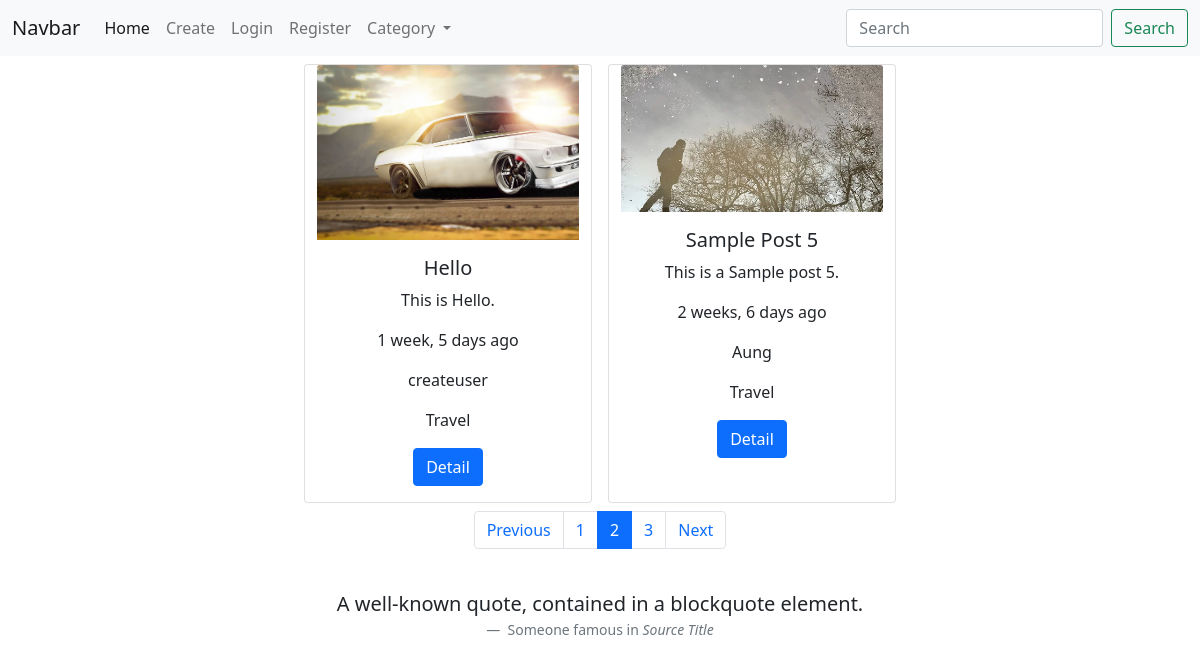
The app's page /blog/list/?page=2 with its own data.
### my_blog/models.py (models this page shows, shortened)
class PostModel(models.Model):
    id = models.AutoField(primary_key=True)
    title = models.CharField(max_length=100)
    content = models.TextField(default=None)
    image = models.ImageField(default=None)
    author = models.ForeignKey(User,on_delete=models.CASCADE)
    category = models.ForeignKey(CategoryModel, on_delete=models.CASCADE)
    created_date = models.DateTimeField(default=datetime.now)

class CategoryModel(models.Model):
    id = models.AutoField(primary_key=True)
    name = models.CharField(max_length=100)
    description = models.TextField(default=None)
    create_date = models.DateTimeField(default=datetime.now)
    def __str__(self):
        return self.name

### my_blog/views.py (the view)
# urls.py: path('list/', postlist, name="postlist"),
def postlist(request):
    if request.GET.get('search'):
        search = request.GET.get('search')
        posts = PostModel.objects.filter(
            Q(title__icontains=search) |
            Q(content__icontains=search)
        )
    elif request.GET.get('category'):
        category = request.GET.get('category')
        posts = PostModel.objects.filter(category_id=category)
    else:
        posts = PostModel.objects.all().order_by('-created_date')
    paginator = Paginator(posts,2)
    page_number = request.GET.get('page')
    page_obj = paginator.get_page(page_number)
    return render(request, 'postlist.html',{'posts': page_obj})

### util/context_processors.py (called while the page is built)
def allCategory(request):
    category = CategoryModel.objects.all()
    return {'categories':category}

### my_blog/templates/postlist.html (shortened to what this page needs)
{% extends 'base.html' %}
{% load humanize %}
{% block body%}
<center>
<div  class="container row d-flex justify-content-center">
    {% if posts %}
    {% for p in posts %}
    <div class="card col-3 m-2 shawdow-lg" style="width: 18rem;">
        {% if p.image %}
            <img src="{{p.image.url}}" class="card-img-top">
        {% endif %}
        <div class="card-body">
            <h5 class="card-title">{{p.title}}</h5>
            <p class="card-text">{{p.content}}</p>
            <p class="card-text">{{p.created_date|naturaltime }}</p>
            <p>{{p.author}}</p>
            <p>{{p.category}}</p>
            <a href="/blog/detail/{{p.id}}/" class="btn btn-primary">Detail</a>
        </div>
    </div>
    {% endfor %}
    {% else %}
        <h3 align="center" class="card">Post Not Found!</h3>
    {% endif %}
    {% if posts.has_other_pages %}
<div style="display: flex; justify-content: center;">
    <nav aria-label="Topics pagination" class="mb-4">
        <ul class="pagination">
            {% if posts.has_previous %}
            <li class="page-item">
                <a class="page-link" href="?page={{ posts.previous_page_number }}">Previous</a>
            </li>
            {% else %}
            <li class="page-item disabled">
                <span class="page-link">Previous</span>
            </li>
            {% endif %}
            {% for page_num in posts.paginator.page_range %}
            {% if posts.number == page_num %}
            <li class="page-item active">
                <span class="page-link">
                {{ page_num }}
                </span>
            </li>
            {% else %}
            <li class="page-item">
                <a class="page-link" href="?page={{ page_num }}">{{ page_num }}</a>
            </li>
            {% endif %}
            {% endfor %}
            {% if posts.has_next %}
            <li class="page-item">
                <a class="page-link" href="?page={{ posts.next_page_number }}">Next</a>
            </li>
            {% else %}
            <li class="page-item disabled">
                <span class="page-link">Next</span>
            </li>
            {% endif %}
        </ul>
    </nav>
</div>
{% endif %}
</div>
</center>
{% endblock %}

### templates/base.html (shortened to what this page needs)
<!DOCTYPE html>
<head>
    <link href="https://cdn.jsdelivr.net/npm/bootstrap@5.0.2/dist/css/bootstrap.min.css" rel="stylesheet">
</head>
<body>
    {% include 'header.html' %}
    {% block body %}
    {% endblock %}
    {% include 'footer.html' %}
</body>
</html>

### templates/header.html (shortened to what this page needs)
<nav class="navbar navbar-expand-lg navbar-light bg-light">
    <div class="container-fluid">
      <a class="navbar-brand" href="#">Navbar</a>
      <div class="collapse navbar-collapse" id="navbarSupportedContent">
        <ul class="navbar-nav me-auto mb-2 mb-lg-0">
          <li class="nav-item">
            <a class="nav-link active" href="/blog/list/">Home</a>
          </li>
          <li class="nav-item">
            <a class="nav-link" href="/blog/create/">Create</a>
          </li>
          {% if user.is_authenticated %}
          <li class="nav-item dropdown">
            <a class="nav-link dropdown-toggle" href="#" id="navbarDropdown" role="button" data-bs-toggle="dropdown" aria-expanded="false">
            {{user.username}}
            </a>
            <ul class="dropdown-menu" aria-labelledby="navbarDropdown">
              <li><a class="dropdown-item" href="#">{{user.username}}</a></li>
              <li><a class="dropdown-item" href="#">{{user.email}}</a></li>
              <li><hr class="dropdown-divider"></li>
            </ul>
          </li>
          <li><a class="dropdown-item" href="/logout">Logout</a></li>
          {% else %}
          <li class="nav-item">
            <a class="nav-link" href="/login">Login</a>
          </li>
          <li class="nav-item">
            <a class="nav-link" href="/register">Register</a>
          </li>
          {% endif %}
          <li class="nav-item dropdown">
            <a class="nav-link dropdown-toggle" href="#" id="navbarDropdown" role="button" data-bs-toggle="dropdown" aria-expanded="false">
            Category
            </a>
          </li>
        </ul>
        <form method="GET" action="{% url 'postlist' %}" class="d-flex">
          <input name="search" required class="form-control me-2" type="search" placeholder="Search" aria-label="Search">
          <button class="btn btn-outline-success" type="submit">Search</button>
        </form>
      </div>
    </div>
  </nav>

### templates/footer.html
<div class="container">
<figure class="text-center">
    <blockquote class="blockquote">
      <p>A well-known quote, contained in a blockquote element.</p>
    </blockquote>
    <figcaption class="blockquote-footer">
      Someone famous in <cite title="Source Title">Source Title</cite>
    </figcaption>
</figure>
</div>

### records on screen
PostModel: image (picture), title "Hello", content "This is Hello.", created_date "1 week, 5 days ago", author "createuser", category "Travel"
PostModel: image (picture), title "Sample Post 5", content "This is a Sample post 5.", created_date "2 weeks, 6 days ago", author "Aung", category "Travel"

### other values on screen
{{ page_num }} "1" "3"
{{ page_num }} "2"
